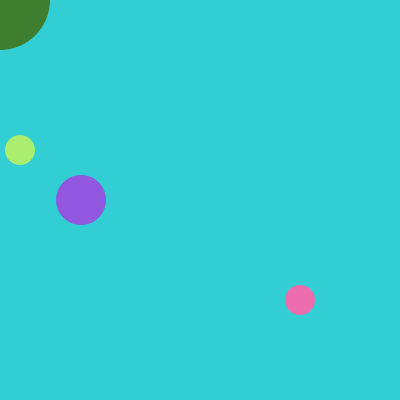
Frame 1 (no input)
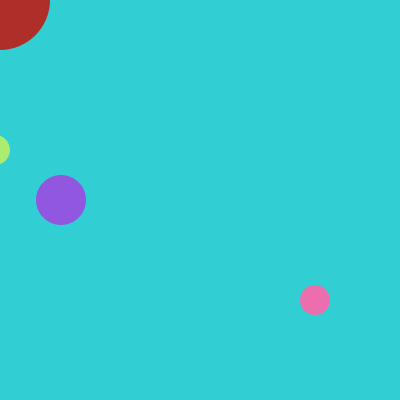
Frame 60 (the mouse pressed at the canvas centre just before this capture)
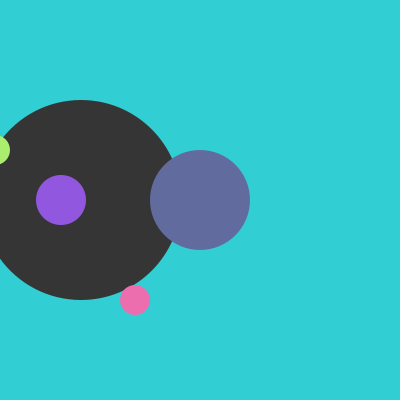
Frame 120 (the mouse held since frame 60 and released just before this capture)

The Processing sketch that drew these frames (run headless with seeded random() and noise(); from frame 60 on, the mouse is pressed at the canvas centre):

// Processing sketch: processing_26012
// ── processing_26012.pde

int X = 51;
int changeX = 10;

int X2 = 81;
int changeX2 = 20;

int X3 = 81;
int changeX3 = 5;

int X4 = 20;
int changeX4 = 25;

int X5 = 300;
int changeX5 = 15;

int Y = 200;
int changeY = 5;

int bob = 20;
int dan = 100;

void setup() {
  size (400, 400);
  smooth();
  frameRate(15);
}

void draw() {
  background(#31CFD3);
  fill (random(30, 201));
  stroke (#FFFFFF, 0);
  ellipse(X, mouseY , mouseX, mouseX);
  X += changeX;
  if ( X >= 350 || X <= 50) {
   changeX *= -1; 
   // PRINT COMMAND: println("out of bounds");
  }
  
  fill (#9157DE);
  stroke (#FFFFFF, 0);
  ellipse(X2, 200 , 50, 50);
  X2 += changeX2;
  if ( X2 >= 350 || X2 <= 80) {
   changeX2 *= -1; 
   // PRINT COMMAND: println("out of bounds");
  } 
  
  
  fill (random(10,209),random(10,132),random(10,169));
  ellipse(mouseX,mouseY,100,100);
  X3+=changeX3;
  if(X3>400 || X3<50) {
    changeX3*=-1;
  }

 fill (#ABED6E);
  stroke (#FFFFFF, 0);
  ellipse(X4, 150 , 30, 30);
  X4 += changeX4;
  if ( X4 >= 350 || X4 <= 5) {
   changeX4 *= -1; 
  } 
  
 fill (#ED6EAE);
  stroke (#FFFFFF, 0);
  ellipse(X5, 300 , 30, 30);
  X5 += changeX5;
  if ( X5 >= 380 || X5 <= 30) {
   changeX5 *= -1; 
  } 

}
